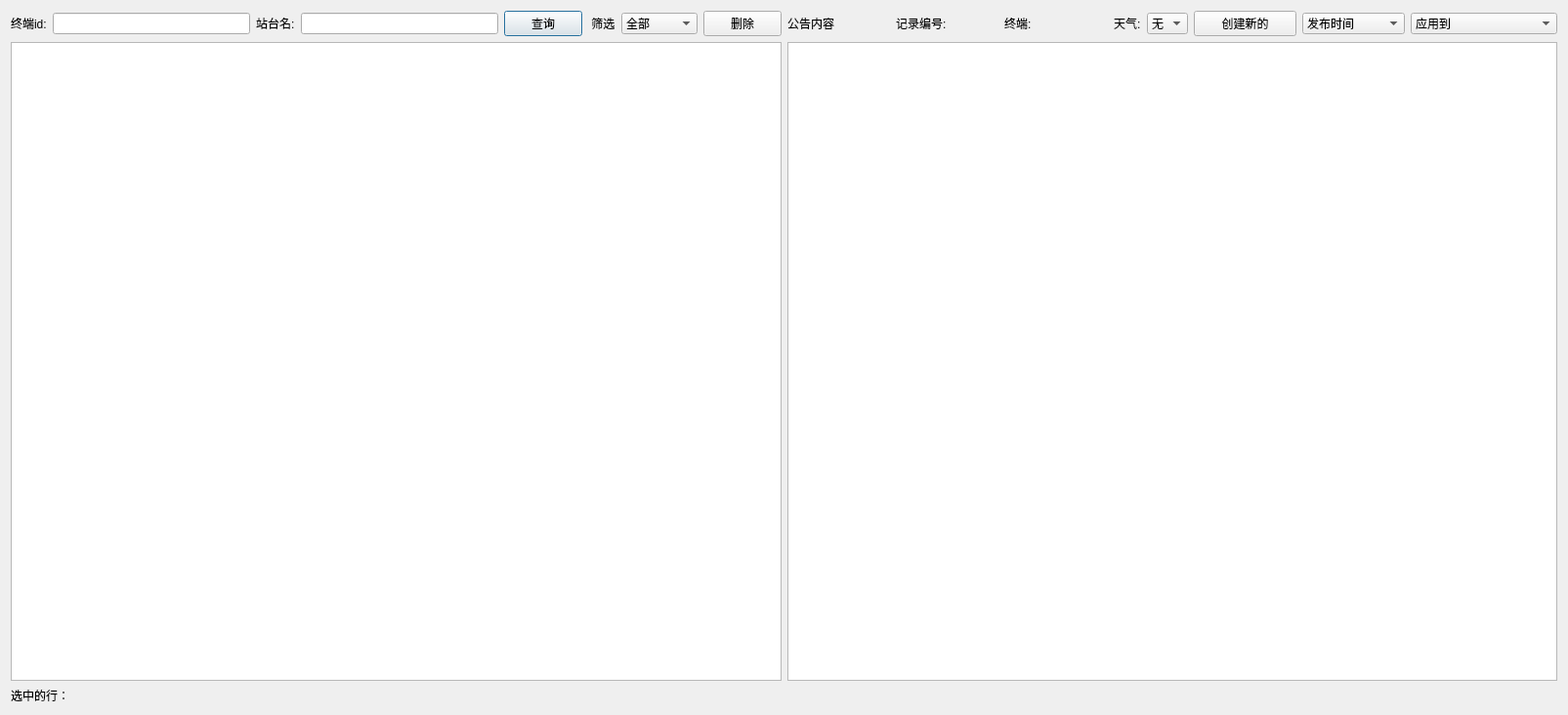
<?xml version="1.0" encoding="UTF-8"?>
<ui version="4.0">
 <class>NoticeForm_w</class>
 <widget class="QDialog" name="NoticeForm_w">
  <property name="geometry">
   <rect>
    <x>0</x>
    <y>0</y>
    <width>1605</width>
    <height>732</height>
   </rect>
  </property>
  <property name="windowTitle">
   <string>Dialog</string>
  </property>
  <layout class="QGridLayout" name="gridLayout_3">
   <item row="0" column="0">
    <layout class="QGridLayout" name="gridLayout_2">
     <item row="0" column="0">
      <layout class="QGridLayout" name="gridLayout">
       <item row="0" column="0">
        <layout class="QVBoxLayout" name="verticalLayout">
         <item>
          <layout class="QHBoxLayout" name="horizontalLayout">
           <item>
            <widget class="QLabel" name="tid_l">
             <property name="text">
              <string>终端id:</string>
             </property>
            </widget>
           </item>
           <item>
            <widget class="QLineEdit" name="tid_e"/>
           </item>
           <item>
            <widget class="QLabel" name="sname_l">
             <property name="text">
              <string>站台名:</string>
             </property>
            </widget>
           </item>
           <item>
            <widget class="QLineEdit" name="sname_e"/>
           </item>
           <item>
            <widget class="QPushButton" name="select_b">
             <property name="text">
              <string>查询</string>
             </property>
            </widget>
           </item>
           <item>
            <widget class="QLabel" name="fliter_l">
             <property name="text">
              <string> 筛选</string>
             </property>
            </widget>
           </item>
           <item>
            <widget class="QComboBox" name="select_fliter">
             <item>
              <property name="text">
               <string>全部</string>
              </property>
             </item>
             <item>
              <property name="text">
               <string>历史</string>
              </property>
             </item>
             <item>
              <property name="text">
               <string>正在使用</string>
              </property>
             </item>
             <item>
              <property name="text">
               <string>即将发布</string>
              </property>
             </item>
             <item>
              <property name="text">
               <string>未发布</string>
              </property>
             </item>
            </widget>
           </item>
           <item>
            <widget class="QPushButton" name="delete_b">
             <property name="text">
              <string>删除</string>
             </property>
            </widget>
           </item>
          </layout>
         </item>
         <item>
          <widget class="QTableView" name="tableView"/>
         </item>
        </layout>
       </item>
       <item row="0" column="1">
        <layout class="QVBoxLayout" name="verticalLayout_2">
         <item>
          <layout class="QHBoxLayout" name="horizontalLayout_2">
           <item>
            <widget class="QLabel" name="notice_l">
             <property name="text">
              <string>公告内容</string>
             </property>
            </widget>
           </item>
           <item>
            <widget class="QLabel" name="notice_num_l">
             <property name="sizePolicy">
              <sizepolicy hsizetype="Preferred" vsizetype="Fixed">
               <horstretch>0</horstretch>
               <verstretch>0</verstretch>
              </sizepolicy>
             </property>
             <property name="text">
              <string>记录编号:</string>
             </property>
            </widget>
           </item>
           <item>
            <widget class="QLabel" name="show_tid_l">
             <property name="sizePolicy">
              <sizepolicy hsizetype="Minimum" vsizetype="Fixed">
               <horstretch>0</horstretch>
               <verstretch>0</verstretch>
              </sizepolicy>
             </property>
             <property name="text">
              <string>终端:</string>
             </property>
            </widget>
           </item>
           <item>
            <widget class="QLabel" name="wather_l">
             <property name="sizePolicy">
              <sizepolicy hsizetype="Maximum" vsizetype="Preferred">
               <horstretch>0</horstretch>
               <verstretch>0</verstretch>
              </sizepolicy>
             </property>
             <property name="text">
              <string>天气:</string>
             </property>
            </widget>
           </item>
           <item>
            <widget class="QComboBox" name="wather">
             <property name="sizePolicy">
              <sizepolicy hsizetype="Maximum" vsizetype="Fixed">
               <horstretch>0</horstretch>
               <verstretch>0</verstretch>
              </sizepolicy>
             </property>
             <item>
              <property name="text">
               <string>无</string>
              </property>
             </item>
             <item>
              <property name="text">
               <string>雨</string>
              </property>
             </item>
             <item>
              <property name="text">
               <string>晴</string>
              </property>
             </item>
             <item>
              <property name="text">
               <string>阴</string>
              </property>
             </item>
            </widget>
           </item>
           <item>
            <widget class="QPushButton" name="create_b">
             <property name="text">
              <string>创建新的</string>
             </property>
            </widget>
           </item>
           <item>
            <widget class="QComboBox" name="publish_delay_b">
             <item>
              <property name="text">
               <string>发布时间</string>
              </property>
             </item>
             <item>
              <property name="text">
               <string>现在</string>
              </property>
             </item>
             <item>
              <property name="text">
               <string>自定义</string>
              </property>
             </item>
            </widget>
           </item>
           <item>
            <widget class="QComboBox" name="publish_b">
             <item>
              <property name="text">
               <string>应用到</string>
              </property>
             </item>
             <item>
              <property name="text">
               <string>所有已存在记录的终端</string>
              </property>
             </item>
             <item>
              <property name="text">
               <string>选中列表中的终端</string>
              </property>
             </item>
             <item>
              <property name="text">
               <string>输入终端id</string>
              </property>
             </item>
            </widget>
           </item>
          </layout>
         </item>
         <item>
          <widget class="QTextEdit" name="notice_e"/>
         </item>
        </layout>
       </item>
      </layout>
     </item>
     <item row="1" column="0">
      <widget class="QLabel" name="show_selected">
       <property name="text">
        <string>选中的行：</string>
       </property>
      </widget>
     </item>
    </layout>
   </item>
  </layout>
 </widget>
 <resources/>
 <connections/>
</ui>
